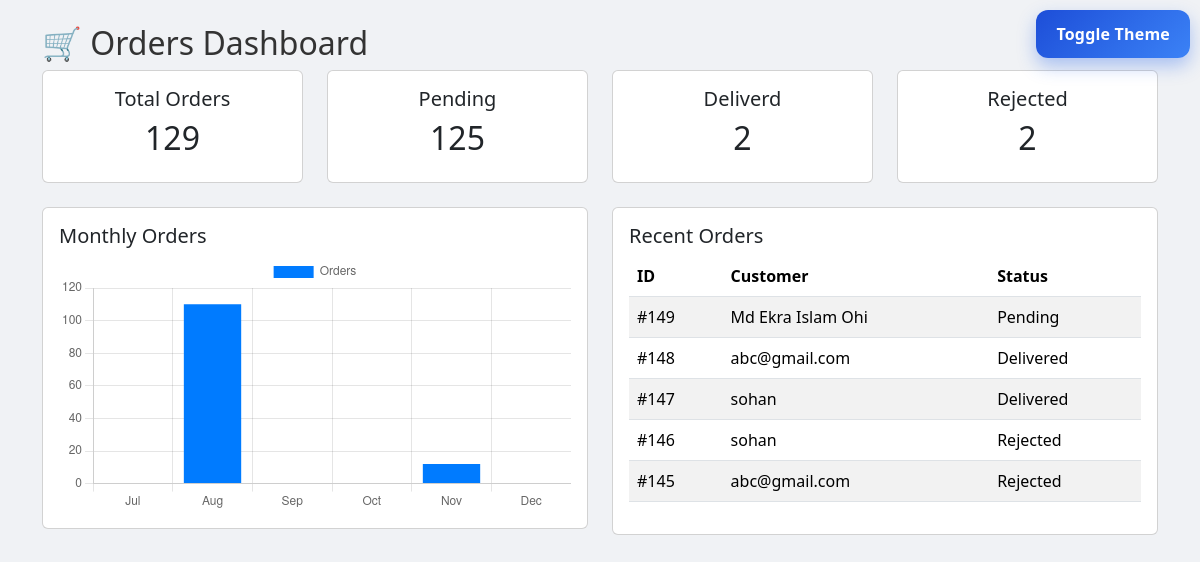
The app's page /admin/orders.php, older data.
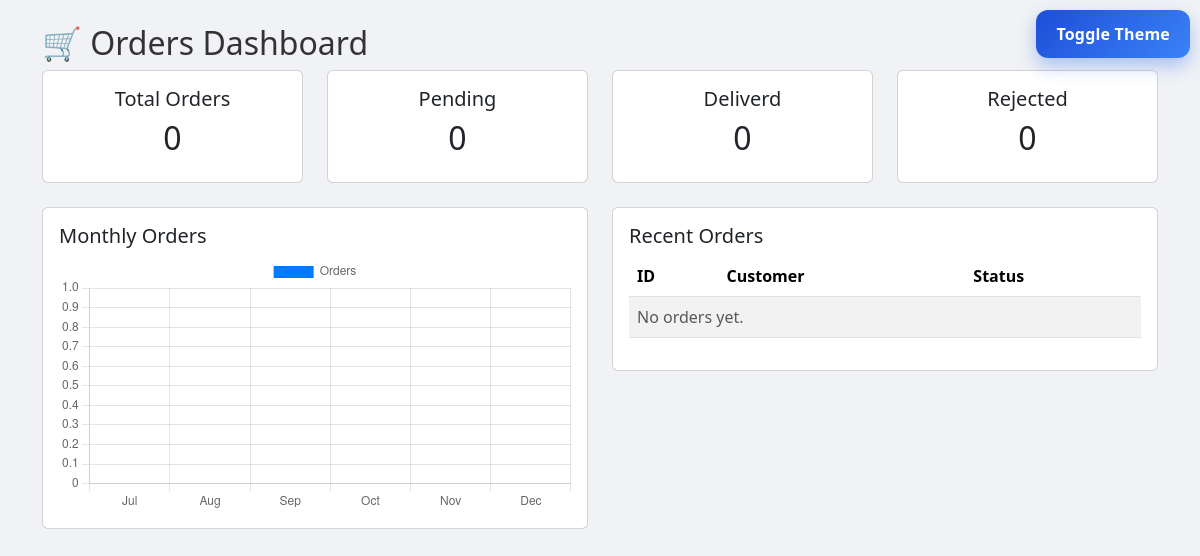
The same page, newer data.
### tables this page shows
CREATE TABLE `orders` (
  `order_id` int(11) NOT NULL,
  `customer_id` int(11) DEFAULT NULL,
  `employee_id` int(11) DEFAULT NULL,
  `order_date` datetime NOT NULL,
  `total_amount` decimal(10,2) DEFAULT NULL,
  `order_status` enum('Pending','Delivered','Rejected') NOT NULL DEFAULT 'Pending',
  `status` varchar(20) DEFAULT 'Pending'
);

CREATE TABLE `customers` (
  `customer_id` int(11) NOT NULL,
  `customer_name` varchar(255) NOT NULL,
  `email` varchar(255) DEFAULT NULL,
  `password` varchar(255) NOT NULL,
  `role` enum('admin','user') NOT NULL DEFAULT 'user',
  `phone_number` varchar(20) DEFAULT NULL,
  `address` text DEFAULT NULL,
  `created_at` timestamp NOT NULL DEFAULT current_timestamp(),
  `deleted` enum('0','1') NOT NULL DEFAULT '0'
);

### admin/orders.php (the view, shortened to what this page needs)
<?php
$isDocker = file_exists('/.dockerenv');
$dynamicHost = $isDocker ? 'db' : '127.0.0.1';
try {
    $conn = new mysqli($dynamicHost, "root", "", "Canteen_Management_System", 3306);
    $conn->set_charset("utf8mb4");
    $totalOrders = (int)$conn->query("SELECT COUNT(*) AS c FROM orders")->fetch_assoc()['c'];
    $pendingOrders = (int)$conn->query("SELECT COUNT(*) AS c FROM orders WHERE order_status='Pending'")->fetch_assoc()['c'];
    $deliveredOrders = (int)$conn->query("SELECT COUNT(*) AS c FROM orders WHERE order_status='Delivered'")->fetch_assoc()['c'];
    $rejectedOrders = (int)$conn->query("SELECT COUNT(*) AS c FROM orders WHERE order_status='Rejected'")->fetch_assoc()['c'];
    $recentOrders = [];
    $res = $conn->query("
        SELECT o.order_id, c.customer_name, o.order_status
        FROM orders o
        JOIN customers c ON c.customer_id = o.customer_id
        ORDER BY o.order_date DESC
        LIMIT 5
    ");
    while ($row = $res->fetch_assoc()) {
        $recentOrders[] = $row;
    }
    $monthKeys = [];
    $labels = [];
    for ($i = 5; $i >= 0; $i--) {
        $ts = strtotime(date('Y-m-01') . " -$i months");
        $monthKeys[] = date('Y-m', $ts);
        $labels[] = date('M', $ts);
    }
    $map = array_fill_keys($monthKeys, 0);
    $res = $conn->query("
        SELECT DATE_FORMAT(order_date, '%Y-%m') AS ym, COUNT(*) AS cnt
        FROM orders
        WHERE order_date >= DATE_FORMAT(DATE_SUB(CURDATE(), INTERVAL 5 MONTH), '%Y-%m-01')
        GROUP BY ym
        ORDER BY ym
    ");
    while ($row = $res->fetch_assoc()) {
        if (isset($map[$row['ym']])) {
            $map[$row['ym']] = (int)$row['cnt'];
        }
    }
    $counts = array_values($map);
} catch (mysqli_sql_exception $e) {
    http_response_code(500);
    echo "<pre style='padding:16px; background:#fff3f3; border:1px solid #f5c2c7; color:#842029; border-radius:8px;'>
    Database error: " . htmlspecialchars($e->getMessage()) . "
    </pre>";
    exit;
}
?>
<!DOCTYPE html>
<html lang="en">
<head>
  <link href="https://cdn.jsdelivr.net/npm/bootstrap@5.3.3/dist/css/bootstrap.min.css" rel="stylesheet">
  <link rel="stylesheet" href="style.css">
</head>
<body>
<div class="container my-4">
  <h2 class="dashboard-header">🛒 Orders Dashboard</h2>
<button id="theme-switcher" class="btn-blue">Toggle Theme</button>
  <div class="row g-4 mb-4">
    <div class="col-md-3"><div class="card p-3 text-center"><h5>Total Orders</h5><h2><?= $totalOrders ?></h2></div></div>
    <div class="col-md-3"><div class="card p-3 text-center"><h5>Pending</h5><h2><?= $pendingOrders ?></h2></div></div>
    <div class="col-md-3"><div class="card p-3 text-center"><h5>Deliverd</h5><h2><?= $deliveredOrders ?></h2></div></div>
    <div class="col-md-3"><div class="card p-3 text-center"><h5>Rejected</h5><h2><?= $rejectedOrders ?></h2></div></div>
  </div>
  <div class="row g-4">
    <div class="col-md-6">
      <div class="card p-3">
        <h5>Monthly Orders</h5>
        <canvas id="orderChart"></canvas>
      </div>
    </div>
    <div class="col-md-6">
      <div class="card p-3">
        <h5>Recent Orders</h5>
        <table class="table table-striped">
          <thead><tr><th>ID</th><th>Customer</th><th>Status</th></tr></thead>
          <tbody>
            <?php foreach ($recentOrders as $r): ?>
              <tr>
                <td>#<?= htmlspecialchars($r['order_id']) ?></td>
                <td><?= htmlspecialchars($r['customer_name']) ?></td>
                <td><?= ucfirst($r['order_status']) ?></td>
              </tr>
            <?php endforeach; ?>
            <?php if (empty($recentOrders)): ?>
              <tr><td colspan="3" class="text-muted">No orders yet.</td></tr>
            <?php endif; ?>
          </tbody>
        </table>
      </div>
    </div>
  </div>
</div>
<script>
new Chart(document.getElementById('orderChart'), {
  type:'bar',
  data:{
    labels: <?= json_encode($labels) ?>,
    datasets:[{
      label:'Orders',
      data: <?= json_encode($counts) ?>,
      backgroundColor:'#007bff'
    }]
  }
});
</script>
</body>
</html>

Row changes from the older to the newer data that the page shows:
removed orders: order_id "149", customer.customer_name "Md Ekra Islam Ohi", order_status "Pending"
removed orders: order_id "148", customer.customer_name "abc@gmail.com", order_status "Delivered"
removed orders: order_id "147", customer.customer_name "sohan", order_status "Delivered"
removed orders: order_id "146", customer.customer_name "sohan", order_status "Rejected"
removed orders: order_id "145", customer.customer_name "abc@gmail.com", order_status "Rejected"
Text that changed along with them:
$totalOrders: "129" → "0"
$pendingOrders: "125" → "0"
$deliveredOrders: "2" → "0"
$rejectedOrders: "2" → "0"
chart data {{ json_encode($counts) }}: [0,110,0,0,12,0] → [0,0,0,0,0,0]
text now shown: "No orders yet."
